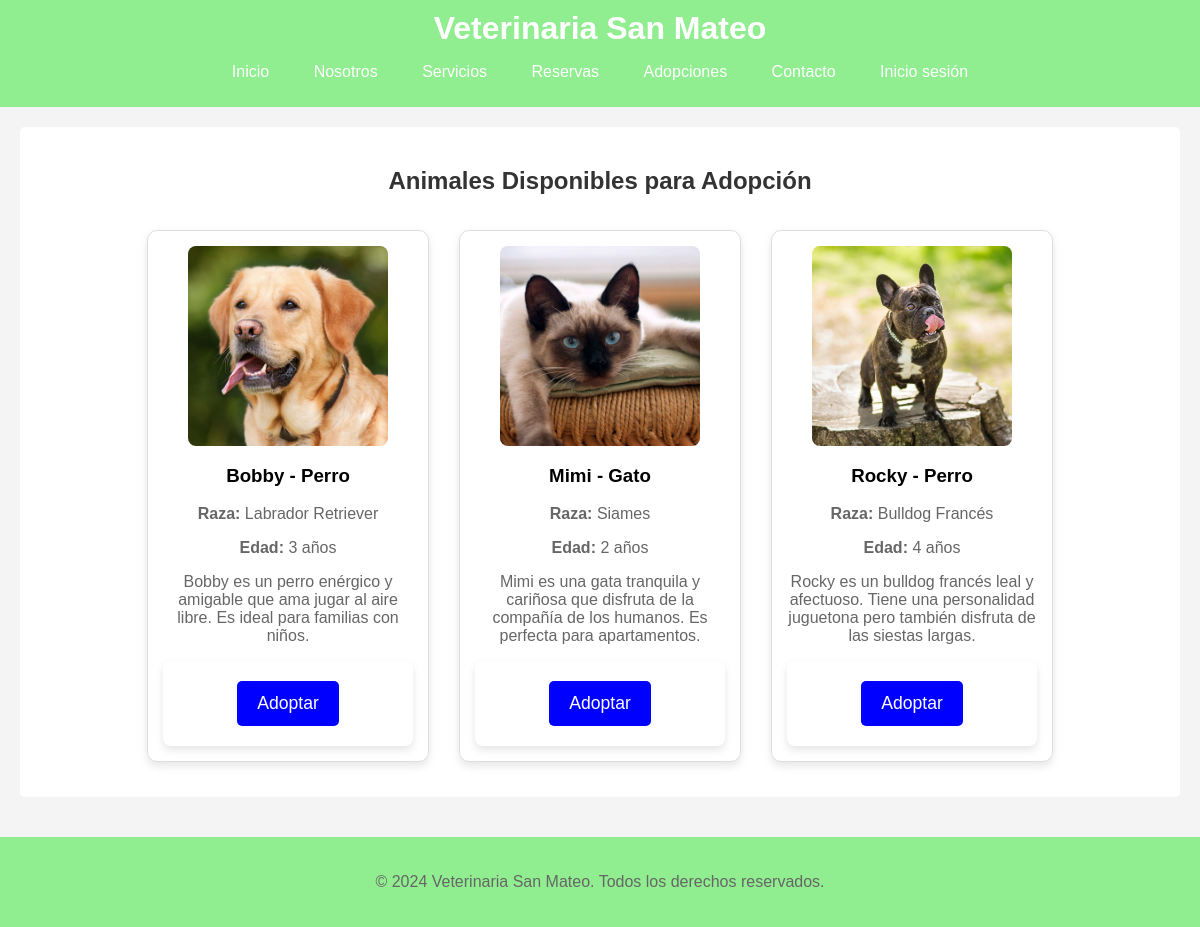
The app's page /adopciones.php with its own data.
### tables this page shows
CREATE TABLE IF NOT EXISTS animales_disponibles (
    id INT AUTO_INCREMENT PRIMARY KEY,
    nombre VARCHAR(50) NOT NULL,
    tipo_animal VARCHAR(30) NOT NULL,
    raza VARCHAR(50) NOT NULL,
    anos INT NOT NULL,
    descripcion TEXT
);

### functions.php (called while the page is built, shortened)
<?php
include("db.php");
function getMenu(){
    $menu = array(
        array("url" => "index.php", "name" => "Inicio")
    );
    if (!isset($_SESSION["usuario"]) || $_SESSION["usuario"] == "") {
        $menu[] = array("url" => "nosotros.php", "name" => "Nosotros");
        $menu[] = array("url" => "servicios.php", "name" => "Servicios");
    }
    $menu[] = array("url" => "reservas.php", "name" => "Reservas");
    $menu[] = array("url" => "adopciones.php", "name" => "Adopciones");
    if (isset($_SESSION["usuario"]) && $_SESSION["usuario"] != "") {
        $menu[] = array("url" => "ver_reservas.php", "name" => "Ver Reservas");
        $menu[] = array("url" => "ver_adopciones.php", "name" => "Ver Adopciones");
        $menu[] = array("url" => "historial.php", "name" => "Historial Medico");
        $menu[] = array("url" => "recomendaciones.php", "name" => "Recomendaciones");
        $menu[] = array("url" => "salir.php", "name" => "Salir");
    } else {
        $menu[] = array("url" => "contacto.php", "name" => "Contacto");
        $menu[] = array("url" => "ingresar.php", "name" => "Inicio sesión");
    }
    return $menu;
}
function getAnimalesDisponibles() {
    global $conn;
    $query = "SELECT * FROM animales_disponibles";
    $result = $conn->query($query);
    if ($result) {
        return $result->fetch_all(MYSQLI_ASSOC);
    } else {
        echo "Error al obtener los animales disponibles: " . $conn->error;
        return [];
    }
}

### adopciones.php (the view, shortened to what this page needs)
<?php
include 'functions.php';
$menu = getMenu();
$animales = getAnimalesDisponibles();
?>
<!DOCTYPE html>
<html lang="es">
<head>
    <link rel="stylesheet" href="./css/style.css">
</head>
<body>
    <header>
        <h1>Veterinaria San Mateo</h1>
        <nav>
            <ul>
                <?php foreach ($menu as $item) { ?>
                    <li><a href="<?php echo $item["url"]; ?>"><?php echo $item["name"]; ?></a></li>
                <?php } ?>
            </ul>
        </nav>
    </header>
    <main>
        <section>
            <h2>Animales Disponibles para Adopción</h2>
            <div class="animales-container">
                <?php if (!empty($animales)): ?>
                    <?php foreach ($animales as $animal): ?>
                        <div class="animal-card">
                            <?php
                            $image_file = '';
                            if (stripos($animal['raza'], 'Labrador') !== false) {
                                $image_file = 'Labrador.jpg';
                            } elseif (stripos($animal['tipo_animal'], 'Gato') !== false) {
                                $image_file = 'gato.jpg';
                            } elseif (stripos($animal['raza'], 'Bulldog') !== false) {
                                $image_file = 'bulldog.jpg';
                            }
                            ?>
                            <img src="./images/<?php echo $image_file; ?>" alt="<?php echo $animal['nombre']; ?>" class="animal-img">
                            <h3><?php echo $animal['nombre']; ?> - <?php echo $animal['tipo_animal']; ?></h3>
                            <p><strong>Raza:</strong> <?php echo $animal['raza']; ?></p>
                            <p><strong>Edad:</strong> <?php echo $animal['anos']; ?> años</p>
                            <p><?php echo $animal['descripcion']; ?></p>
                            <form method="post" action="procesar_adopcion.php">
                                <button type="submit">Adoptar</button>
                            </form>
                        </div>
                    <?php endforeach; ?>
                <?php else: ?>
                    <p>No hay animales disponibles para adopción en este momento.</p>
                <?php endif; ?>
            </div>
        </section>
    </main>
    <footer>
        <p>&copy; 2024 Veterinaria San Mateo. Todos los derechos reservados.</p>
    </footer>
</body>
</html>

### CSS/style.css (style rules this page uses)
body { font-family: Arial, sans-serif; margin: 0; padding: 0; background-color: #f4f4f4; }
header { background-color: lightgreen; color: #fff; padding: 10px 0; text-align: center; }
header h1 { margin: 0; }
nav ul { list-style: none; padding: 0; }
nav ul li { display: inline; margin: 0 10px; }
nav ul li a { color: #fff; text-decoration: none; padding: 5px 10px; border-radius: 3px; }
main { padding: 20px; }
section { margin-bottom: 20px; background-color: #fff; padding: 20px; border-radius: 5px; text-align: center; }
h2 { color: #333; }
p { color: #666; }
form { max-width: 600px; margin: 0 auto; padding: 20px; background-color: #fff; border-radius: 8px; box-shadow: 0 4px 8px rgba(0, 0, 0, 0.1); }
form button[type="submit"] { padding: 12px 20px; background-color: blue; color: #fff; border: none; border-radius: 5px; font-size: 1.1em; cursor: pointer; transition: background-color 0.3s ease, transform 0.2s ease; }
footer { background-color: lightgreen; color: black; padding: 20px 0; text-align: center; }
.animal-img { width: 200px; height: 200px; object-fit: cover; border-radius: 8px; display: block; margin: 0 auto; }
.animal-card { border: 1px solid #ddd; border-radius: 10px; padding: 15px; margin: 15px; text-align: center; width: 250px; box-shadow: 0 4px 8px rgba(0, 0, 0, 0.1); display: inline-block; }
.animales-container { display: flex; flex-wrap: wrap; justify-content: center; }

### records on screen
animales_disponibles: shows a picture, nombre "Bobby", tipo_animal "Perro", raza "Labrador Retriever", anos "3", descripcion "Bobby es un perro enérgico y amigable que ama jugar al aire libre. Es ideal para familias con niños."
animales_disponibles: shows a picture, nombre "Mimi", tipo_animal "Gato", raza "Siames", anos "2", descripcion "Mimi es una gata tranquila y cariñosa que disfruta de la compañía de los humanos. Es perfecta para apartamentos."
animales_disponibles: shows a picture, nombre "Rocky", tipo_animal "Perro", raza "Bulldog Francés", anos "4", descripcion "Rocky es un bulldog francés leal y afectuoso. Tiene una personalidad juguetona pero también disfruta de las siestas largas."

### other values on screen
$item["name"] "Inicio"
$item["name"] "Nosotros"
$item["name"] "Servicios"
$item["name"] "Reservas"
$item["name"] "Adopciones"
$item["name"] "Contacto"
$item["name"] "Inicio sesión"
